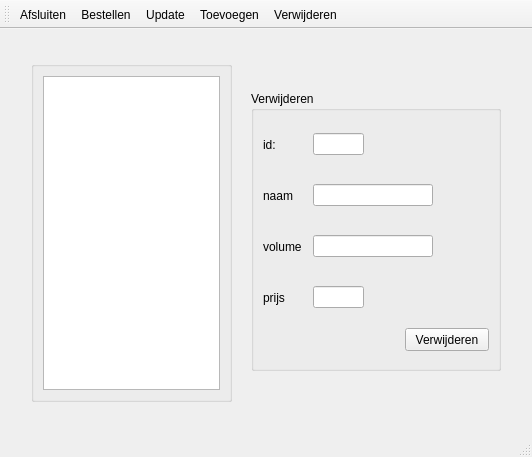
<?xml version="1.0" encoding="UTF-8"?>
<ui version="4.0">
 <author>Serge Terryn</author>
 <class>MainWindow</class>
 <widget class="QMainWindow" name="MainWindow">
  <property name="geometry">
   <rect>
    <x>0</x>
    <y>0</y>
    <width>532</width>
    <height>457</height>
   </rect>
  </property>
  <property name="maximumSize">
   <size>
    <width>532</width>
    <height>457</height>
   </size>
  </property>
  <property name="windowTitle">
   <string>MainWindow</string>
  </property>
  <property name="windowIcon">
   <iconset resource="resources.qrc">
    <normaloff>:/images/pil.png</normaloff>:/images/pil.png</iconset>
  </property>
  <property name="iconSize">
   <size>
    <width>32</width>
    <height>32</height>
   </size>
  </property>
  <property name="toolButtonStyle">
   <enum>Qt::ToolButtonStyle::ToolButtonTextUnderIcon</enum>
  </property>
  <widget class="QWidget" name="centralwidget">
   <layout class="QVBoxLayout" name="verticalLayout">
    <item>
     <widget class="QStackedWidget" name="stackedWidget">
      <property name="currentIndex">
       <number>5</number>
      </property>
      <widget class="QWidget" name="page_3">
       <layout class="QVBoxLayout" name="verticalLayout_8">
        <item>
         <widget class="QLabel" name="label_2">
          <property name="text">
           <string/>
          </property>
          <property name="pixmap">
           <pixmap resource="resources.qrc">:/images/pillen.png</pixmap>
          </property>
          <property name="scaledContents">
           <bool>true</bool>
          </property>
          <property name="alignment">
           <set>Qt::AlignmentFlag::AlignCenter</set>
          </property>
         </widget>
        </item>
       </layout>
      </widget>
      <widget class="QWidget" name="page">
       <layout class="QVBoxLayout" name="verticalLayout_5">
        <item>
         <layout class="QHBoxLayout" name="horizontalLayout">
          <item>
           <widget class="QFrame" name="frame">
            <property name="minimumSize">
             <size>
              <width>181</width>
              <height>331</height>
             </size>
            </property>
            <property name="maximumSize">
             <size>
              <width>181</width>
              <height>331</height>
             </size>
            </property>
            <property name="frameShape">
             <enum>QFrame::Shape::StyledPanel</enum>
            </property>
            <property name="frameShadow">
             <enum>QFrame::Shadow::Raised</enum>
            </property>
            <layout class="QVBoxLayout" name="verticalLayout_3">
             <item>
              <widget class="QListWidget" name="lwPillen"/>
             </item>
            </layout>
           </widget>
          </item>
          <item>
           <widget class="QFrame" name="frame_3">
            <property name="minimumSize">
             <size>
              <width>120</width>
              <height>331</height>
             </size>
            </property>
            <property name="maximumSize">
             <size>
              <width>120</width>
              <height>331</height>
             </size>
            </property>
            <property name="frameShape">
             <enum>QFrame::Shape::StyledPanel</enum>
            </property>
            <property name="frameShadow">
             <enum>QFrame::Shadow::Raised</enum>
            </property>
            <layout class="QVBoxLayout" name="verticalLayout_4">
             <item>
              <spacer name="verticalSpacer">
               <property name="orientation">
                <enum>Qt::Orientation::Vertical</enum>
               </property>
               <property name="sizeHint" stdset="0">
                <size>
                 <width>20</width>
                 <height>121</height>
                </size>
               </property>
              </spacer>
             </item>
             <item>
              <widget class="QPushButton" name="btnNaarRechts">
               <property name="text">
                <string>&gt;&gt;&gt;</string>
               </property>
              </widget>
             </item>
             <item>
              <widget class="QPushButton" name="btnNaarLinks">
               <property name="text">
                <string>&lt;&lt;&lt;</string>
               </property>
              </widget>
             </item>
             <item>
              <spacer name="verticalSpacer_2">
               <property name="orientation">
                <enum>Qt::Orientation::Vertical</enum>
               </property>
               <property name="sizeHint" stdset="0">
                <size>
                 <width>20</width>
                 <height>120</height>
                </size>
               </property>
              </spacer>
             </item>
            </layout>
           </widget>
          </item>
          <item>
           <widget class="QFrame" name="frame_2">
            <property name="minimumSize">
             <size>
              <width>181</width>
              <height>331</height>
             </size>
            </property>
            <property name="maximumSize">
             <size>
              <width>181</width>
              <height>331</height>
             </size>
            </property>
            <property name="frameShape">
             <enum>QFrame::Shape::StyledPanel</enum>
            </property>
            <property name="frameShadow">
             <enum>QFrame::Shadow::Raised</enum>
            </property>
            <layout class="QVBoxLayout" name="verticalLayout_2">
             <item>
              <widget class="QListWidget" name="lwBestellen"/>
             </item>
             <item>
              <widget class="QPushButton" name="btnBestellen">
               <property name="text">
                <string>Bestelling maken</string>
               </property>
              </widget>
             </item>
            </layout>
           </widget>
          </item>
         </layout>
        </item>
       </layout>
      </widget>
      <widget class="QWidget" name="page_2">
       <widget class="QFrame" name="frame_4">
        <property name="geometry">
         <rect>
          <x>20</x>
          <y>20</y>
          <width>181</width>
          <height>311</height>
         </rect>
        </property>
        <property name="minimumSize">
         <size>
          <width>181</width>
          <height>311</height>
         </size>
        </property>
        <property name="maximumSize">
         <size>
          <width>181</width>
          <height>311</height>
         </size>
        </property>
        <property name="frameShape">
         <enum>QFrame::Shape::StyledPanel</enum>
        </property>
        <property name="frameShadow">
         <enum>QFrame::Shadow::Raised</enum>
        </property>
        <layout class="QVBoxLayout" name="verticalLayout_6">
         <item>
          <widget class="QPlainTextEdit" name="plainTextEdit"/>
         </item>
        </layout>
       </widget>
       <widget class="QFrame" name="frame_5">
        <property name="geometry">
         <rect>
          <x>240</x>
          <y>20</y>
          <width>171</width>
          <height>311</height>
         </rect>
        </property>
        <property name="minimumSize">
         <size>
          <width>171</width>
          <height>311</height>
         </size>
        </property>
        <property name="maximumSize">
         <size>
          <width>171</width>
          <height>311</height>
         </size>
        </property>
        <property name="frameShape">
         <enum>QFrame::Shape::StyledPanel</enum>
        </property>
        <property name="frameShadow">
         <enum>QFrame::Shadow::Raised</enum>
        </property>
        <layout class="QVBoxLayout" name="verticalLayout_7">
         <item>
          <spacer name="verticalSpacer_3">
           <property name="orientation">
            <enum>Qt::Orientation::Vertical</enum>
           </property>
           <property name="sizeHint" stdset="0">
            <size>
             <width>20</width>
             <height>35</height>
            </size>
           </property>
          </spacer>
         </item>
         <item>
          <widget class="QLabel" name="label">
           <property name="minimumSize">
            <size>
             <width>131</width>
             <height>26</height>
            </size>
           </property>
           <property name="text">
            <string>Prijs totale bestelling</string>
           </property>
           <property name="alignment">
            <set>Qt::AlignmentFlag::AlignCenter</set>
           </property>
          </widget>
         </item>
         <item>
          <spacer name="verticalSpacer_4">
           <property name="orientation">
            <enum>Qt::Orientation::Vertical</enum>
           </property>
           <property name="sizeHint" stdset="0">
            <size>
             <width>20</width>
             <height>35</height>
            </size>
           </property>
          </spacer>
         </item>
         <item>
          <layout class="QHBoxLayout" name="horizontalLayout_2">
           <item>
            <spacer name="horizontalSpacer_3">
             <property name="orientation">
              <enum>Qt::Orientation::Horizontal</enum>
             </property>
             <property name="sizeHint" stdset="0">
              <size>
               <width>40</width>
               <height>20</height>
              </size>
             </property>
            </spacer>
           </item>
           <item>
            <widget class="QLineEdit" name="lineEditTotPrijs">
             <property name="minimumSize">
              <size>
               <width>50</width>
               <height>22</height>
              </size>
             </property>
             <property name="maximumSize">
              <size>
               <width>50</width>
               <height>22</height>
              </size>
             </property>
             <property name="alignment">
              <set>Qt::AlignmentFlag::AlignCenter</set>
             </property>
             <property name="readOnly">
              <bool>true</bool>
             </property>
            </widget>
           </item>
           <item>
            <spacer name="horizontalSpacer_2">
             <property name="orientation">
              <enum>Qt::Orientation::Horizontal</enum>
             </property>
             <property name="sizeHint" stdset="0">
              <size>
               <width>40</width>
               <height>20</height>
              </size>
             </property>
            </spacer>
           </item>
          </layout>
         </item>
         <item>
          <spacer name="horizontalSpacer">
           <property name="orientation">
            <enum>Qt::Orientation::Horizontal</enum>
           </property>
           <property name="sizeHint" stdset="0">
            <size>
             <width>148</width>
             <height>20</height>
            </size>
           </property>
          </spacer>
         </item>
         <item>
          <spacer name="verticalSpacer_5">
           <property name="orientation">
            <enum>Qt::Orientation::Vertical</enum>
           </property>
           <property name="sizeHint" stdset="0">
            <size>
             <width>20</width>
             <height>36</height>
            </size>
           </property>
          </spacer>
         </item>
         <item>
          <widget class="QPushButton" name="btnPrintBestelling">
           <property name="minimumSize">
            <size>
             <width>121</width>
             <height>23</height>
            </size>
           </property>
           <property name="text">
            <string>Print Bestelling</string>
           </property>
          </widget>
         </item>
         <item>
          <spacer name="verticalSpacer_6">
           <property name="orientation">
            <enum>Qt::Orientation::Vertical</enum>
           </property>
           <property name="sizeHint" stdset="0">
            <size>
             <width>20</width>
             <height>35</height>
            </size>
           </property>
          </spacer>
         </item>
        </layout>
       </widget>
      </widget>
      <widget class="QWidget" name="page_4">
       <layout class="QVBoxLayout" name="verticalLayout_16">
        <item>
         <layout class="QHBoxLayout" name="horizontalLayout_8">
          <item>
           <widget class="QGroupBox" name="groupBox">
            <property name="minimumSize">
             <size>
              <width>201</width>
              <height>341</height>
             </size>
            </property>
            <property name="maximumSize">
             <size>
              <width>201</width>
              <height>341</height>
             </size>
            </property>
            <property name="title">
             <string/>
            </property>
            <layout class="QVBoxLayout" name="verticalLayout_9">
             <item>
              <widget class="QListWidget" name="lwUpdaten"/>
             </item>
            </layout>
           </widget>
          </item>
          <item>
           <widget class="QGroupBox" name="groupBox_2">
            <property name="minimumSize">
             <size>
              <width>250</width>
              <height>280</height>
             </size>
            </property>
            <property name="maximumSize">
             <size>
              <width>250</width>
              <height>280</height>
             </size>
            </property>
            <property name="title">
             <string>Updaten</string>
            </property>
            <layout class="QVBoxLayout" name="verticalLayout_10">
             <item>
              <layout class="QHBoxLayout" name="horizontalLayout_3">
               <item>
                <widget class="QLabel" name="label_3">
                 <property name="minimumSize">
                  <size>
                   <width>44</width>
                   <height>41</height>
                  </size>
                 </property>
                 <property name="maximumSize">
                  <size>
                   <width>44</width>
                   <height>41</height>
                  </size>
                 </property>
                 <property name="text">
                  <string>id:</string>
                 </property>
                </widget>
               </item>
               <item>
                <widget class="QLineEdit" name="lineEditUpdateID">
                 <property name="minimumSize">
                  <size>
                   <width>51</width>
                   <height>22</height>
                  </size>
                 </property>
                 <property name="maximumSize">
                  <size>
                   <width>51</width>
                   <height>22</height>
                  </size>
                 </property>
                 <property name="alignment">
                  <set>Qt::AlignmentFlag::AlignCenter</set>
                 </property>
                 <property name="readOnly">
                  <bool>true</bool>
                 </property>
                </widget>
               </item>
               <item>
                <spacer name="horizontalSpacer_4">
                 <property name="orientation">
                  <enum>Qt::Orientation::Horizontal</enum>
                 </property>
                 <property name="sizeHint" stdset="0">
                  <size>
                   <width>40</width>
                   <height>20</height>
                  </size>
                 </property>
                </spacer>
               </item>
              </layout>
             </item>
             <item>
              <layout class="QHBoxLayout" name="horizontalLayout_4">
               <item>
                <widget class="QLabel" name="label_4">
                 <property name="minimumSize">
                  <size>
                   <width>44</width>
                   <height>41</height>
                  </size>
                 </property>
                 <property name="text">
                  <string>naam</string>
                 </property>
                </widget>
               </item>
               <item>
                <widget class="QLineEdit" name="lineEditUpdateNaam">
                 <property name="minimumSize">
                  <size>
                   <width>120</width>
                   <height>22</height>
                  </size>
                 </property>
                 <property name="maximumSize">
                  <size>
                   <width>120</width>
                   <height>22</height>
                  </size>
                 </property>
                </widget>
               </item>
               <item>
                <spacer name="horizontalSpacer_5">
                 <property name="orientation">
                  <enum>Qt::Orientation::Horizontal</enum>
                 </property>
                 <property name="sizeHint" stdset="0">
                  <size>
                   <width>40</width>
                   <height>20</height>
                  </size>
                 </property>
                </spacer>
               </item>
              </layout>
             </item>
             <item>
              <layout class="QHBoxLayout" name="horizontalLayout_5">
               <item>
                <widget class="QLabel" name="label_5">
                 <property name="minimumSize">
                  <size>
                   <width>44</width>
                   <height>41</height>
                  </size>
                 </property>
                 <property name="maximumSize">
                  <size>
                   <width>44</width>
                   <height>41</height>
                  </size>
                 </property>
                 <property name="text">
                  <string>volume</string>
                 </property>
                </widget>
               </item>
               <item>
                <widget class="QLineEdit" name="lineEditUpdateVolume">
                 <property name="minimumSize">
                  <size>
                   <width>120</width>
                   <height>22</height>
                  </size>
                 </property>
                 <property name="maximumSize">
                  <size>
                   <width>120</width>
                   <height>22</height>
                  </size>
                 </property>
                </widget>
               </item>
               <item>
                <spacer name="horizontalSpacer_6">
                 <property name="orientation">
                  <enum>Qt::Orientation::Horizontal</enum>
                 </property>
                 <property name="sizeHint" stdset="0">
                  <size>
                   <width>40</width>
                   <height>20</height>
                  </size>
                 </property>
                </spacer>
               </item>
              </layout>
             </item>
             <item>
              <layout class="QHBoxLayout" name="horizontalLayout_6">
               <item>
                <widget class="QLabel" name="label_6">
                 <property name="minimumSize">
                  <size>
                   <width>44</width>
                   <height>41</height>
                  </size>
                 </property>
                 <property name="maximumSize">
                  <size>
                   <width>44</width>
                   <height>41</height>
                  </size>
                 </property>
                 <property name="text">
                  <string>prijs</string>
                 </property>
                </widget>
               </item>
               <item>
                <widget class="QLineEdit" name="lineEditUpdatePrijs">
                 <property name="minimumSize">
                  <size>
                   <width>51</width>
                   <height>22</height>
                  </size>
                 </property>
                 <property name="maximumSize">
                  <size>
                   <width>51</width>
                   <height>22</height>
                  </size>
                 </property>
                 <property name="alignment">
                  <set>Qt::AlignmentFlag::AlignCenter</set>
                 </property>
                 <property name="readOnly">
                  <bool>false</bool>
                 </property>
                </widget>
               </item>
               <item>
                <spacer name="horizontalSpacer_7">
                 <property name="orientation">
                  <enum>Qt::Orientation::Horizontal</enum>
                 </property>
                 <property name="sizeHint" stdset="0">
                  <size>
                   <width>40</width>
                   <height>20</height>
                  </size>
                 </property>
                </spacer>
               </item>
              </layout>
             </item>
             <item>
              <layout class="QHBoxLayout" name="horizontalLayout_7">
               <item>
                <spacer name="horizontalSpacer_8">
                 <property name="orientation">
                  <enum>Qt::Orientation::Horizontal</enum>
                 </property>
                 <property name="sizeHint" stdset="0">
                  <size>
                   <width>40</width>
                   <height>20</height>
                  </size>
                 </property>
                </spacer>
               </item>
               <item>
                <widget class="QPushButton" name="btnUpdaten">
                 <property name="minimumSize">
                  <size>
                   <width>84</width>
                   <height>23</height>
                  </size>
                 </property>
                 <property name="maximumSize">
                  <size>
                   <width>84</width>
                   <height>23</height>
                  </size>
                 </property>
                 <property name="text">
                  <string>Updaten</string>
                 </property>
                </widget>
               </item>
              </layout>
             </item>
            </layout>
           </widget>
          </item>
         </layout>
        </item>
       </layout>
      </widget>
      <widget class="QWidget" name="page_5">
       <layout class="QVBoxLayout" name="verticalLayout_12">
        <item>
         <layout class="QHBoxLayout" name="horizontalLayout_13">
          <item>
           <spacer name="horizontalSpacer_17">
            <property name="orientation">
             <enum>Qt::Orientation::Horizontal</enum>
            </property>
            <property name="sizeHint" stdset="0">
             <size>
              <width>40</width>
              <height>20</height>
             </size>
            </property>
           </spacer>
          </item>
          <item>
           <widget class="QGroupBox" name="groupBox_3">
            <property name="minimumSize">
             <size>
              <width>271</width>
              <height>281</height>
             </size>
            </property>
            <property name="maximumSize">
             <size>
              <width>271</width>
              <height>281</height>
             </size>
            </property>
            <property name="title">
             <string>Toevoegen</string>
            </property>
            <layout class="QVBoxLayout" name="verticalLayout_11">
             <item>
              <layout class="QHBoxLayout" name="horizontalLayout_12">
               <item>
                <spacer name="horizontalSpacer_9">
                 <property name="orientation">
                  <enum>Qt::Orientation::Horizontal</enum>
                 </property>
                 <property name="sizeHint" stdset="0">
                  <size>
                   <width>40</width>
                   <height>20</height>
                  </size>
                 </property>
                </spacer>
               </item>
               <item>
                <widget class="QLineEdit" name="lineEditToevoegenNaam">
                 <property name="minimumSize">
                  <size>
                   <width>171</width>
                   <height>22</height>
                  </size>
                 </property>
                 <property name="maximumSize">
                  <size>
                   <width>171</width>
                   <height>22</height>
                  </size>
                 </property>
                 <property name="placeholderText">
                  <string>naam</string>
                 </property>
                </widget>
               </item>
               <item>
                <spacer name="horizontalSpacer_13">
                 <property name="orientation">
                  <enum>Qt::Orientation::Horizontal</enum>
                 </property>
                 <property name="sizeHint" stdset="0">
                  <size>
                   <width>40</width>
                   <height>20</height>
                  </size>
                 </property>
                </spacer>
               </item>
              </layout>
             </item>
             <item>
              <layout class="QHBoxLayout" name="horizontalLayout_11">
               <item>
                <spacer name="horizontalSpacer_10">
                 <property name="orientation">
                  <enum>Qt::Orientation::Horizontal</enum>
                 </property>
                 <property name="sizeHint" stdset="0">
                  <size>
                   <width>40</width>
                   <height>20</height>
                  </size>
                 </property>
                </spacer>
               </item>
               <item>
                <widget class="QLineEdit" name="lineEditToevoegenVolume">
                 <property name="minimumSize">
                  <size>
                   <width>171</width>
                   <height>22</height>
                  </size>
                 </property>
                 <property name="maximumSize">
                  <size>
                   <width>171</width>
                   <height>22</height>
                  </size>
                 </property>
                 <property name="placeholderText">
                  <string>volume</string>
                 </property>
                </widget>
               </item>
               <item>
                <spacer name="horizontalSpacer_14">
                 <property name="orientation">
                  <enum>Qt::Orientation::Horizontal</enum>
                 </property>
                 <property name="sizeHint" stdset="0">
                  <size>
                   <width>40</width>
                   <height>20</height>
                  </size>
                 </property>
                </spacer>
               </item>
              </layout>
             </item>
             <item>
              <layout class="QHBoxLayout" name="horizontalLayout_10">
               <item>
                <spacer name="horizontalSpacer_11">
                 <property name="orientation">
                  <enum>Qt::Orientation::Horizontal</enum>
                 </property>
                 <property name="sizeHint" stdset="0">
                  <size>
                   <width>40</width>
                   <height>20</height>
                  </size>
                 </property>
                </spacer>
               </item>
               <item>
                <widget class="QLineEdit" name="lineEditToevoegenPrijs">
                 <property name="minimumSize">
                  <size>
                   <width>71</width>
                   <height>22</height>
                  </size>
                 </property>
                 <property name="maximumSize">
                  <size>
                   <width>71</width>
                   <height>22</height>
                  </size>
                 </property>
                 <property name="placeholderText">
                  <string>prijs</string>
                 </property>
                </widget>
               </item>
               <item>
                <spacer name="horizontalSpacer_15">
                 <property name="orientation">
                  <enum>Qt::Orientation::Horizontal</enum>
                 </property>
                 <property name="sizeHint" stdset="0">
                  <size>
                   <width>40</width>
                   <height>20</height>
                  </size>
                 </property>
                </spacer>
               </item>
              </layout>
             </item>
             <item>
              <layout class="QHBoxLayout" name="horizontalLayout_9">
               <item>
                <spacer name="horizontalSpacer_12">
                 <property name="orientation">
                  <enum>Qt::Orientation::Horizontal</enum>
                 </property>
                 <property name="sizeHint" stdset="0">
                  <size>
                   <width>40</width>
                   <height>20</height>
                  </size>
                 </property>
                </spacer>
               </item>
               <item>
                <widget class="QPushButton" name="btnToevoegenDatabase">
                 <property name="minimumSize">
                  <size>
                   <width>111</width>
                   <height>23</height>
                  </size>
                 </property>
                 <property name="maximumSize">
                  <size>
                   <width>111</width>
                   <height>23</height>
                  </size>
                 </property>
                 <property name="text">
                  <string>Toevoegen</string>
                 </property>
                </widget>
               </item>
               <item>
                <spacer name="horizontalSpacer_16">
                 <property name="orientation">
                  <enum>Qt::Orientation::Horizontal</enum>
                 </property>
                 <property name="sizeHint" stdset="0">
                  <size>
                   <width>40</width>
                   <height>20</height>
                  </size>
                 </property>
                </spacer>
               </item>
              </layout>
             </item>
            </layout>
           </widget>
          </item>
          <item>
           <spacer name="horizontalSpacer_18">
            <property name="orientation">
             <enum>Qt::Orientation::Horizontal</enum>
            </property>
            <property name="sizeHint" stdset="0">
             <size>
              <width>40</width>
              <height>20</height>
             </size>
            </property>
           </spacer>
          </item>
         </layout>
        </item>
       </layout>
      </widget>
      <widget class="QWidget" name="page_6">
       <layout class="QVBoxLayout" name="verticalLayout_15">
        <item>
         <layout class="QHBoxLayout" name="horizontalLayout_14">
          <item>
           <widget class="QGroupBox" name="groupBox_4">
            <property name="minimumSize">
             <size>
              <width>201</width>
              <height>341</height>
             </size>
            </property>
            <property name="maximumSize">
             <size>
              <width>201</width>
              <height>341</height>
             </size>
            </property>
            <property name="title">
             <string/>
            </property>
            <layout class="QVBoxLayout" name="verticalLayout_13">
             <item>
              <widget class="QListWidget" name="lwVerwijderen"/>
             </item>
            </layout>
           </widget>
          </item>
          <item>
           <widget class="QGroupBox" name="groupBox_5">
            <property name="minimumSize">
             <size>
              <width>250</width>
              <height>280</height>
             </size>
            </property>
            <property name="maximumSize">
             <size>
              <width>250</width>
              <height>280</height>
             </size>
            </property>
            <property name="title">
             <string>Verwijderen</string>
            </property>
            <layout class="QVBoxLayout" name="verticalLayout_14">
             <item>
              <layout class="QHBoxLayout" name="horizontalLayout_15">
               <item>
                <widget class="QLabel" name="label_7">
                 <property name="minimumSize">
                  <size>
                   <width>44</width>
                   <height>41</height>
                  </size>
                 </property>
                 <property name="maximumSize">
                  <size>
                   <width>44</width>
                   <height>41</height>
                  </size>
                 </property>
                 <property name="text">
                  <string>id:</string>
                 </property>
                </widget>
               </item>
               <item>
                <widget class="QLineEdit" name="lineEditVerwijderID">
                 <property name="minimumSize">
                  <size>
                   <width>51</width>
                   <height>22</height>
                  </size>
                 </property>
                 <property name="maximumSize">
                  <size>
                   <width>51</width>
                   <height>22</height>
                  </size>
                 </property>
                 <property name="alignment">
                  <set>Qt::AlignmentFlag::AlignCenter</set>
                 </property>
                 <property name="readOnly">
                  <bool>true</bool>
                 </property>
                </widget>
               </item>
               <item>
                <spacer name="horizontalSpacer_19">
                 <property name="orientation">
                  <enum>Qt::Orientation::Horizontal</enum>
                 </property>
                 <property name="sizeHint" stdset="0">
                  <size>
                   <width>40</width>
                   <height>20</height>
                  </size>
                 </property>
                </spacer>
               </item>
              </layout>
             </item>
             <item>
              <layout class="QHBoxLayout" name="horizontalLayout_16">
               <item>
                <widget class="QLabel" name="label_8">
                 <property name="minimumSize">
                  <size>
                   <width>44</width>
                   <height>41</height>
                  </size>
                 </property>
                 <property name="text">
                  <string>naam</string>
                 </property>
                </widget>
               </item>
               <item>
                <widget class="QLineEdit" name="lineEditVerwijderNaam">
                 <property name="minimumSize">
                  <size>
                   <width>120</width>
                   <height>22</height>
                  </size>
                 </property>
                 <property name="maximumSize">
                  <size>
                   <width>120</width>
                   <height>22</height>
                  </size>
                 </property>
                </widget>
               </item>
               <item>
                <spacer name="horizontalSpacer_20">
                 <property name="orientation">
                  <enum>Qt::Orientation::Horizontal</enum>
                 </property>
                 <property name="sizeHint" stdset="0">
                  <size>
                   <width>40</width>
                   <height>20</height>
                  </size>
                 </property>
                </spacer>
               </item>
              </layout>
             </item>
             <item>
              <layout class="QHBoxLayout" name="horizontalLayout_17">
               <item>
                <widget class="QLabel" name="label_9">
                 <property name="minimumSize">
                  <size>
                   <width>44</width>
                   <height>41</height>
                  </size>
                 </property>
                 <property name="maximumSize">
                  <size>
                   <width>44</width>
                   <height>41</height>
                  </size>
                 </property>
                 <property name="text">
                  <string>volume</string>
                 </property>
                </widget>
               </item>
               <item>
                <widget class="QLineEdit" name="lineEditVerwijderVolume">
                 <property name="minimumSize">
                  <size>
                   <width>120</width>
                   <height>22</height>
                  </size>
                 </property>
                 <property name="maximumSize">
                  <size>
                   <width>120</width>
                   <height>22</height>
                  </size>
                 </property>
                </widget>
               </item>
               <item>
                <spacer name="horizontalSpacer_21">
                 <property name="orientation">
                  <enum>Qt::Orientation::Horizontal</enum>
                 </property>
                 <property name="sizeHint" stdset="0">
                  <size>
                   <width>40</width>
                   <height>20</height>
                  </size>
                 </property>
                </spacer>
               </item>
              </layout>
             </item>
             <item>
              <layout class="QHBoxLayout" name="horizontalLayout_18">
               <item>
                <widget class="QLabel" name="label_10">
                 <property name="minimumSize">
                  <size>
                   <width>44</width>
                   <height>41</height>
                  </size>
                 </property>
                 <property name="maximumSize">
                  <size>
                   <width>44</width>
                   <height>41</height>
                  </size>
                 </property>
                 <property name="text">
                  <string>prijs</string>
                 </property>
                </widget>
               </item>
               <item>
                <widget class="QLineEdit" name="lineEditVerwijderPrijs">
                 <property name="minimumSize">
                  <size>
                   <width>51</width>
                   <height>22</height>
                  </size>
                 </property>
                 <property name="maximumSize">
                  <size>
                   <width>51</width>
                   <height>22</height>
                  </size>
                 </property>
                 <property name="alignment">
                  <set>Qt::AlignmentFlag::AlignCenter</set>
                 </property>
                 <property name="readOnly">
                  <bool>false</bool>
                 </property>
                </widget>
               </item>
               <item>
                <spacer name="horizontalSpacer_22">
                 <property name="orientation">
                  <enum>Qt::Orientation::Horizontal</enum>
                 </property>
                 <property name="sizeHint" stdset="0">
                  <size>
                   <width>40</width>
                   <height>20</height>
                  </size>
                 </property>
                </spacer>
               </item>
              </layout>
             </item>
             <item>
              <layout class="QHBoxLayout" name="horizontalLayout_19">
               <item>
                <spacer name="horizontalSpacer_23">
                 <property name="orientation">
                  <enum>Qt::Orientation::Horizontal</enum>
                 </property>
                 <property name="sizeHint" stdset="0">
                  <size>
                   <width>40</width>
                   <height>20</height>
                  </size>
                 </property>
                </spacer>
               </item>
               <item>
                <widget class="QPushButton" name="btnVerwijderen">
                 <property name="minimumSize">
                  <size>
                   <width>84</width>
                   <height>23</height>
                  </size>
                 </property>
                 <property name="maximumSize">
                  <size>
                   <width>84</width>
                   <height>23</height>
                  </size>
                 </property>
                 <property name="text">
                  <string>Verwijderen</string>
                 </property>
                </widget>
               </item>
              </layout>
             </item>
            </layout>
           </widget>
          </item>
         </layout>
        </item>
       </layout>
      </widget>
     </widget>
    </item>
   </layout>
  </widget>
  <widget class="QStatusBar" name="statusbar"/>
  <widget class="QToolBar" name="toolBar">
   <property name="windowTitle">
    <string>toolBar</string>
   </property>
   <attribute name="toolBarArea">
    <enum>TopToolBarArea</enum>
   </attribute>
   <attribute name="toolBarBreak">
    <bool>false</bool>
   </attribute>
   <addaction name="actionAfsluiten"/>
   <addaction name="actionBestellen"/>
   <addaction name="actionUpdate"/>
   <addaction name="actionToevoegen"/>
   <addaction name="actionVerwijderen"/>
  </widget>
  <action name="actionAfsluiten">
   <property name="icon">
    <iconset resource="resources.qrc">
     <normaloff>:/images/shutdown-icon-11830.png</normaloff>:/images/shutdown-icon-11830.png</iconset>
   </property>
   <property name="text">
    <string>Afsluiten</string>
   </property>
   <property name="toolTip">
    <string>Afsluiten</string>
   </property>
   <property name="menuRole">
    <enum>QAction::MenuRole::NoRole</enum>
   </property>
  </action>
  <action name="actionBestellen">
   <property name="icon">
    <iconset resource="resources.qrc">
     <normaloff>:/images/buy-icon-png-31616.png</normaloff>:/images/buy-icon-png-31616.png</iconset>
   </property>
   <property name="text">
    <string>Bestellen</string>
   </property>
   <property name="toolTip">
    <string>Pillen Bestellen</string>
   </property>
   <property name="menuRole">
    <enum>QAction::MenuRole::NoRole</enum>
   </property>
  </action>
  <action name="actionUpdate">
   <property name="icon">
    <iconset resource="resources.qrc">
     <normaloff>:/images/update-icon-png-25.jpg</normaloff>:/images/update-icon-png-25.jpg</iconset>
   </property>
   <property name="text">
    <string>Update</string>
   </property>
   <property name="toolTip">
    <string>Pillen Opwaarderen</string>
   </property>
   <property name="menuRole">
    <enum>QAction::MenuRole::NoRole</enum>
   </property>
  </action>
  <action name="actionToevoegen">
   <property name="icon">
    <iconset resource="resources.qrc">
     <normaloff>:/images/plus-icon-13091.png</normaloff>:/images/plus-icon-13091.png</iconset>
   </property>
   <property name="text">
    <string>Toevoegen</string>
   </property>
   <property name="toolTip">
    <string>Pillen toevoegen</string>
   </property>
   <property name="menuRole">
    <enum>QAction::MenuRole::NoRole</enum>
   </property>
  </action>
  <action name="actionVerwijderen">
   <property name="icon">
    <iconset resource="resources.qrc">
     <normaloff>:/images/delete-button-png-28554.png</normaloff>:/images/delete-button-png-28554.png</iconset>
   </property>
   <property name="text">
    <string>Verwijderen</string>
   </property>
   <property name="toolTip">
    <string>Pillen verwijderen</string>
   </property>
   <property name="menuRole">
    <enum>QAction::MenuRole::NoRole</enum>
   </property>
  </action>
 </widget>
 <resources>
  <include location="resources.qrc"/>
 </resources>
 <connections>
  <connection>
   <sender>actionAfsluiten</sender>
   <signal>triggered()</signal>
   <receiver>MainWindow</receiver>
   <slot>close()</slot>
   <hints>
    <hint type="sourcelabel">
     <x>-1</x>
     <y>-1</y>
    </hint>
    <hint type="destinationlabel">
     <x>265</x>
     <y>205</y>
    </hint>
   </hints>
  </connection>
 </connections>
</ui>
